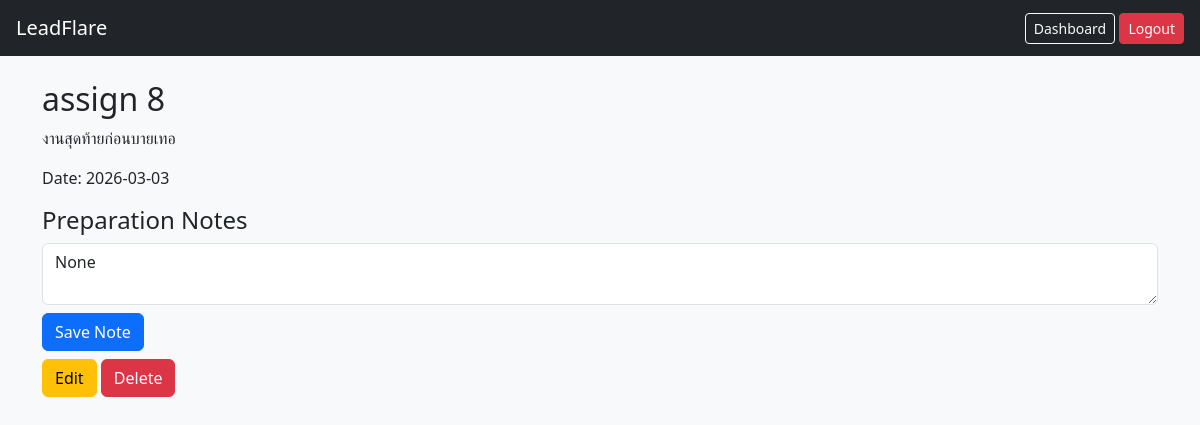
The app's page /event/1 (signed in) with its own data.
### models.py (models this page shows)
class Event(db.Model):
    id = db.Column(db.Integer, primary_key=True)
    title = db.Column(db.String(200), nullable=False)
    description = db.Column(db.Text)
    event_date = db.Column(db.Date, nullable=False)
    reminder_days = db.Column(db.Integer, default=0)
    preparation_note = db.Column(db.Text)
    user_id = db.Column(db.Integer, db.ForeignKey("user.id"))

### app.py (the view)
@app.route("/event/<int:event_id>", methods=["GET", "POST"])
@login_required
def event_detail(event_id):
    event = Event.query.get_or_404(event_id)
    if event.user != current_user:
        return redirect(url_for("dashboard"))
    if request.method == "POST":
        event.preparation_note = request.form.get("preparation_note")
        db.session.commit()
        flash("Preparation note updated!", "success")
        return redirect(url_for("event_detail", event_id=event.id))
    return render_template("event_detail.html", event=event)

### app.py (called while the page is built)
@login_manager.user_loader
def load_user(user_id):
    return User.query.get(int(user_id))

### templates/event_detail.html (shortened to what this page needs)
{% extends "base.html" %}
{% block content %}
<h2>{{ event.title }}</h2>
<p>{{ event.description }}</p>
<p>Date: {{ event.event_date }}</p>
<h4>Preparation Notes</h4>
<form method="POST">
    <textarea class="form-control mb-2" name="preparation_note">
{{ event.preparation_note }}
    </textarea>
    <button class="btn btn-primary">Save Note</button>
</form>
<a href="{{ url_for('edit_event', event_id=event.id) }}" class="btn btn-warning mt-2">Edit</a>
<a href="{{ url_for('delete_event', event_id=event.id) }}" class="btn btn-danger mt-2">Delete</a>
{% endblock %}

### records on screen
Event: title "assign 8", description "งานสุดท้ายก่อนบายเทอ", event_date "2026-03-03", preparation_note "None"
